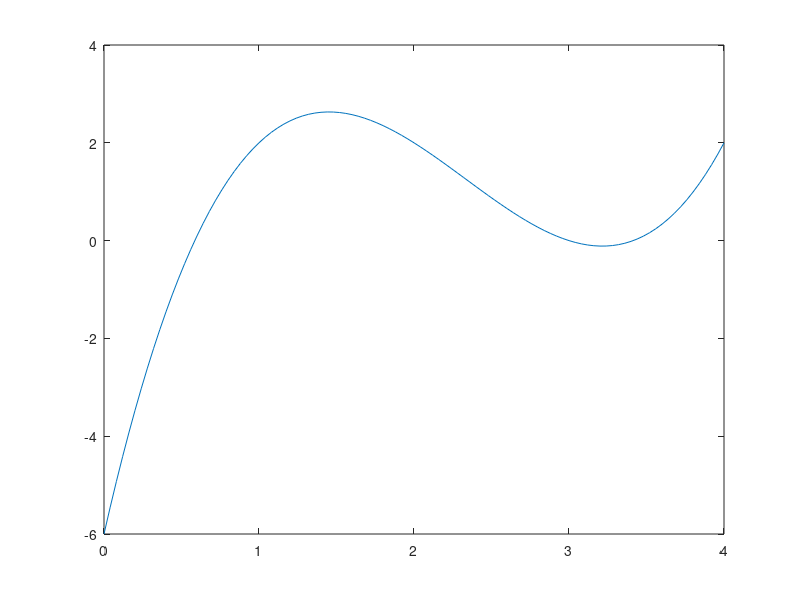

This figure's MATLAB source: (Note: this script raises an error after producing the figure.)

f = @(x) x^3 - 7* x^2 + 14*x - 6;
df = @(x) 3 * x^2 - 14 * x + 14;
ddf = @(x) 6*x - 14;


a = 0;
b = 4;
n = 100;

x = a: (b-a) / n: b;

plot(x, arrayfun(f, x));

intervals = [
  [0.0, 1.5],
  [1.5, 3.1],
  [3.1, 4.0],
];

inits = [
  0,
  2.9,
  3.5,
];

sols = [];

for i=1:rows(intervals)
  row = intervals(i, :);
  a = row(1);
  b = row(2);
  x0 = inits(i);
  
  assert(f(a) * f(b) < 0);
  assert(f(x0) * ddf(x0) > 0);
  sols = [sols, MetNR(f, df, x0, 1e-3)];
end %for

plot(x, arrayfun(@(x) f(x) * ddf(x), x));
hold;
plot(sols, arrayfun(f, sols), "ro");

printf("Am gasit solutiile: ");
disp(sols);